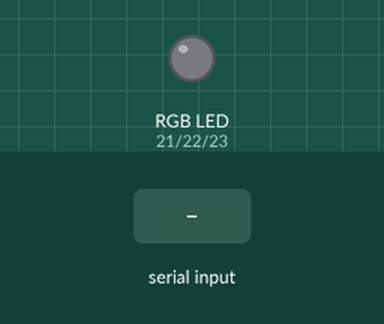
This sketch was run on a simulated ESP32. Parts: an RGB LED mixed from three pins (HIGH = lit). Inputs (shaded band) come from the test bench. Nothing arrives over Bluetooth unless stated; what the sketch prints to the serial monitor is not drawn.

Above: at 1.2 s.
1.3 s: "0" received over the second serial link
At 1.7 s:
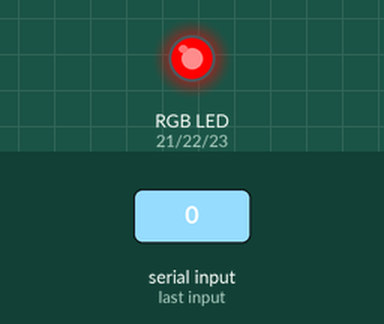
2.8 s: "1" received over the second serial link
At 4.0 s:
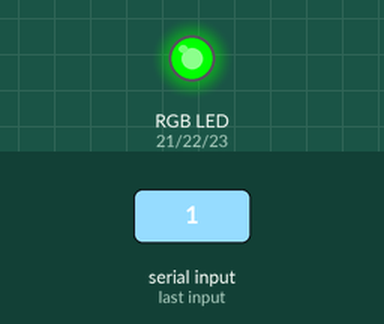
4.3 s: "2" received over the second serial link
At 5.2 s:
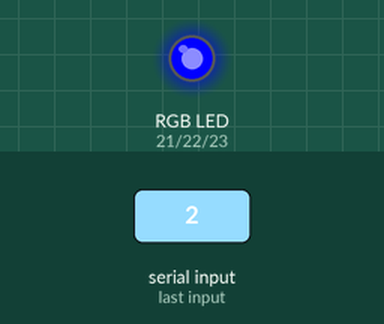
5.8 s: "3" received over the second serial link
At 6.3 s:
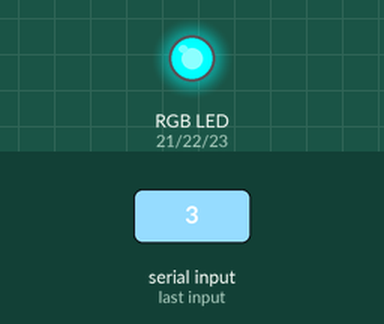
7.3 s: "4" received over the second serial link
At 8.5 s:
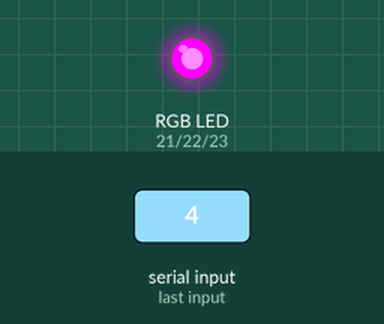
8.8 s: "5" received over the second serial link
At 9.8 s:
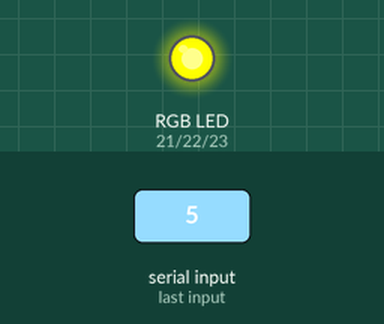
Timing chart, 0 to 11.3 s (numbered marks = the images above; inputs shaded):
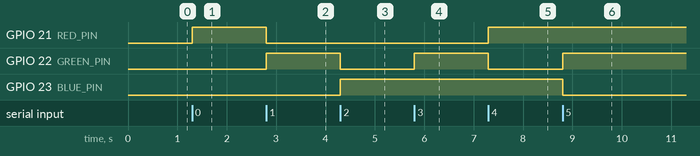

The sketch:

6RGB.ino
```cpp
const int RED_PIN = 21;
const int GREEN_PIN = 22;
const int BLUE_PIN = 23;

#include "BluetoothSerial.h"

String device_name = "ESP32-BT-TITU";

#if !defined(CONFIG_BT_ENABLED) || !defined(CONFIG_BLUEDROID_ENABLED)
#error Bluetooth is not enabled! Please run make menuconfig to and enable it
#endif


#if !defined(CONFIG_BT_SPP_ENABLED)
#error Serial Port Profile for Bluetooth is not available or not enabled. It is only available for the ESP32 chip.
#endif

BluetoothSerial SerialBT;

void setup() {
  pinMode(RED_PIN,OUTPUT);
  pinMode(GREEN_PIN,OUTPUT);
  pinMode(BLUE_PIN,OUTPUT);
  Serial.begin(115200);
  SerialBT.begin(device_name);
  Serial.printf("The device with name \"%s\" is started.\nNow you can pair it with Bluetooth!\n", device_name.c_str());
}

void loop()
  {
  if (SerialBT.available()) {
     int data = SerialBT.read();
    if (data == '0') {
      digitalWrite(RED_PIN, HIGH);
      digitalWrite(GREEN_PIN, LOW);
      digitalWrite(BLUE_PIN, LOW);
    }

    else if (data == '1') {
      digitalWrite(RED_PIN, LOW);
      digitalWrite(GREEN_PIN, HIGH);
      digitalWrite(BLUE_PIN, LOW);
    }

    else if (data == '2') {
      digitalWrite(RED_PIN, LOW);
      digitalWrite(GREEN_PIN, LOW);
      digitalWrite(BLUE_PIN, HIGH);
    }
     else if (data == '3') {
      digitalWrite(RED_PIN, LOW);
      digitalWrite(GREEN_PIN, HIGH);
      digitalWrite(BLUE_PIN, HIGH);
    }

 else if (data == '4') {
      digitalWrite(RED_PIN, HIGH);
      digitalWrite(GREEN_PIN, LOW);
      digitalWrite(BLUE_PIN, HIGH);
    }

 else if (data == '5') {
      digitalWrite(RED_PIN, HIGH);
      digitalWrite(GREEN_PIN, HIGH);
      digitalWrite(BLUE_PIN, LOW);
    }


    else if (data == '6') {
      digitalWrite(RED_PIN, LOW);
      digitalWrite(GREEN_PIN, LOW);
      digitalWrite(BLUE_PIN, LOW);
    }

   }
}
```

Measured:
- after the input at 1.3 s, GPIO 21 (RED_PIN): LOW → HIGH at once
- after the input at 2.8 s, GPIO 21 (RED_PIN): HIGH → LOW at once; GPIO 22 (GREEN_PIN): LOW → HIGH at once
- after the input at 4.3 s, GPIO 22 (GREEN_PIN): HIGH → LOW at once; GPIO 23 (BLUE_PIN): LOW → HIGH at once
- after the input at 5.8 s, GPIO 22 (GREEN_PIN): LOW → HIGH at once
- after the input at 7.3 s, GPIO 21 (RED_PIN): LOW → HIGH at once; GPIO 22 (GREEN_PIN): HIGH → LOW at once
- after the input at 8.8 s, GPIO 22 (GREEN_PIN): LOW → HIGH at once; GPIO 23 (BLUE_PIN): HIGH → LOW at once
